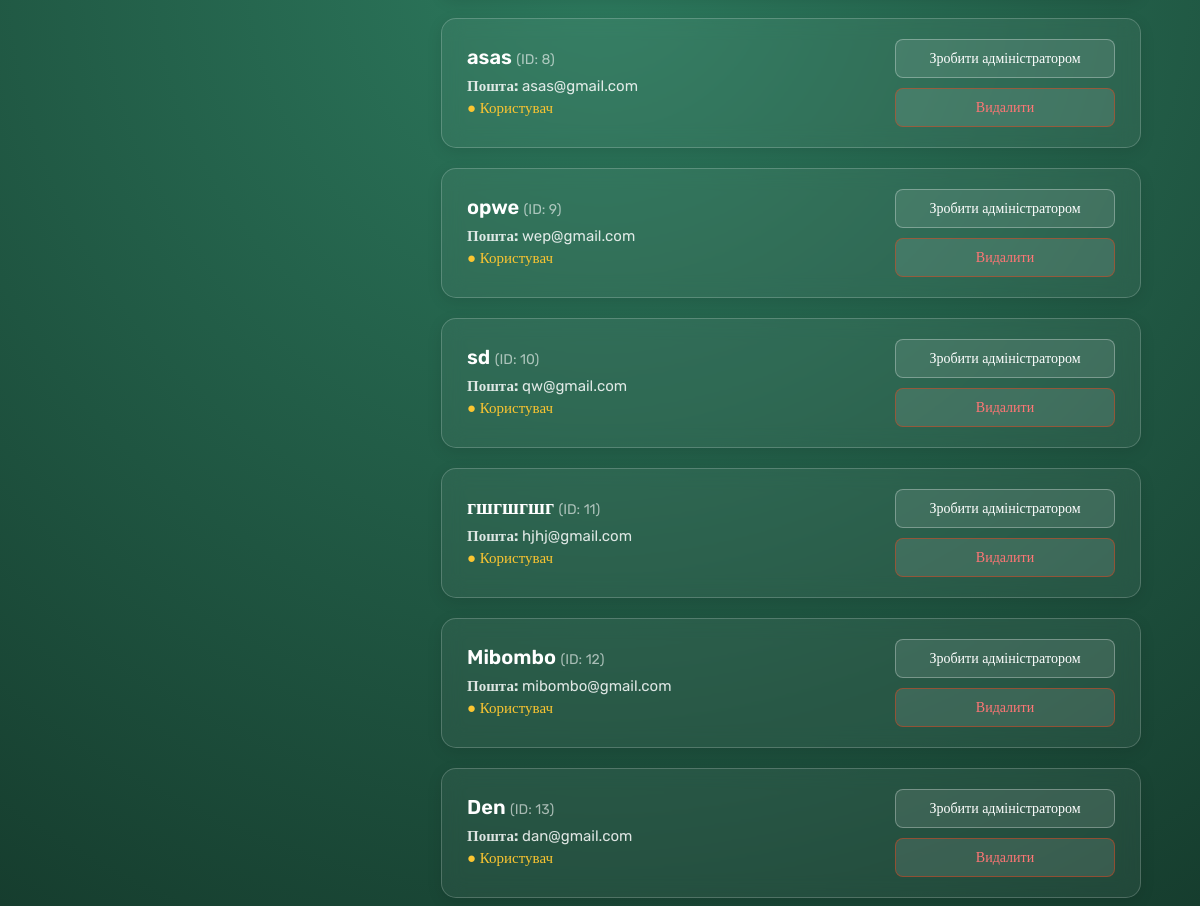
/all_users (signed in, lower part), run on an earlier commit of the app's database.
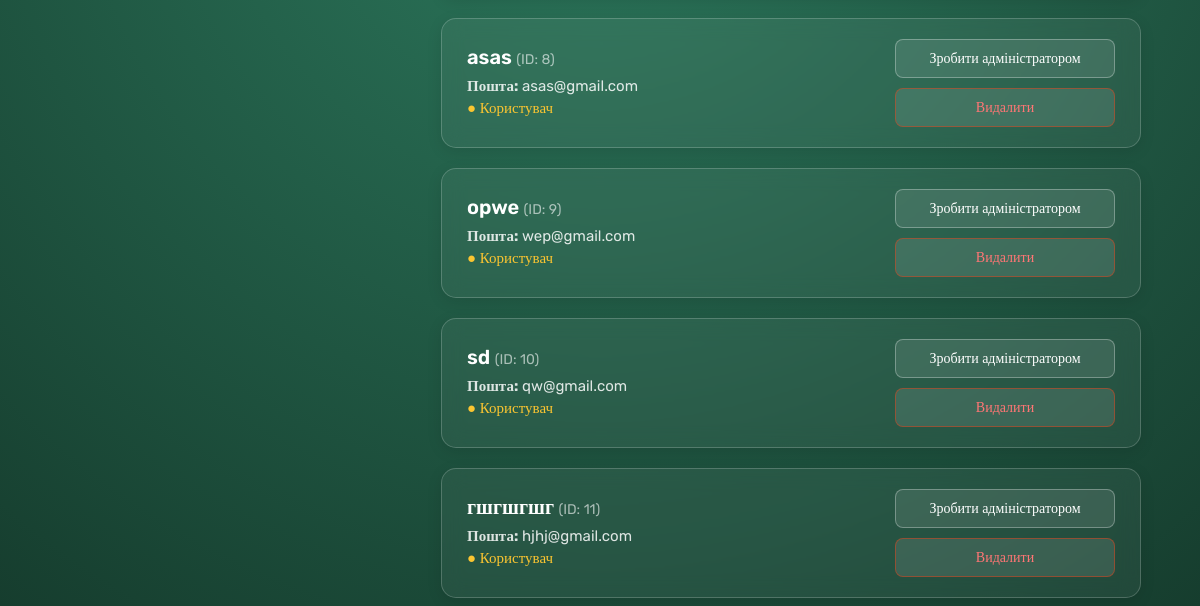
And on a later commit of the database.
### DB.py (models this page shows, shortened)
class User(UserMixin, db.Model):
    id = db.Column(db.Integer, primary_key=True)
    isAdmin = db.Column(db.Boolean, default=False)
    username = db.Column(db.String(150), unique=True, nullable=False)
    gmail = db.Column(db.String(150), unique=True, nullable=False)
    password_hash = db.Column(db.String(256), nullable=False)

### app.py (the view)
@app.route('/all_users', methods=['POST', 'GET'])
@login_required
@admin_required
def all_users():
    sort_by = request.args.get('sort', 'id')
    order = request.args.get('order', 'asc')
    valid_columns = ['id', 'username', 'gmail', 'isAdmin']
    if sort_by in valid_columns:
        column = getattr(User, sort_by)
        if order == 'desc':
            users = User.query.order_by(column.desc()).all()
        else:
            users = User.query.order_by(column.asc()).all()
    else:
        users = User.query.all()
    return render_template('all_user.html', users=users)

### app.py (called while the page is built)
@login_manager.user_loader
def load_user(user_id):
    return User.query.get(int(user_id))

### templates/all_user.html (shortened to what this page needs)
<!DOCTYPE html>
<html lang="en">
<head>
    <link rel="stylesheet" href="{{ url_for('static', filename='styles/admin-style.css') }}">
    <link rel="stylesheet" href="{{ url_for('static', filename='styles/btn-style.css')}}">
</head>
<body style="background: radial-gradient(circle at center, #2d7a5e 0%, #163d2e 100%);">
    <div style="display: flex; justify-content: center; width: 100%; gap: 40px;">
        <main class="users-container">
            {% for user in users %}
            <div class="user-card">
                <div class="user-info">
                    <h3>{{ user.username }} <span style="font-size: 14px; font-weight: normal; opacity: 0.6;">(ID: {{ user.id }})</span></h3>
                    <p><strong>Пошта:</strong> {{ user.gmail }}</p>
                    {% if user.isAdmin %}
                        <p class="status-admin">● Адміністратор</p>
                    {% else %}
                        <p class="status-user">● Користувач</p>
                    {% endif %}
                </div>
                <div class="user-actions">
                    <form action="{{ url_for('toggle_admin', id=user.id) }}" method="POST" style="margin: 0;">
                        <button type="submit" class="action-btn" onclick="return confirm('Ви впевнені?')">
                            {% if user.isAdmin %}
                                Зробити користувачем
                            {% else %}
                                Зробити адміністратором
                            {% endif %}
                        </button>
                    </form>
                    <form action="{{ url_for('delete_user', id=user.id) }}" method="POST" style="margin: 0;">
                        <button type="submit" class="action-btn delete-btn" onclick="return confirm('Ви впевнені?')">Видалити</button>
                    </form>
                </div>
            </div>
            {% endfor %}
        </main>
    </div>
</body>
</html>

What changed in the data, as far as the page shows it:
removed User: username "Mibombo", id "12", gmail "mibombo@gmail.com", isAdmin "● Користувач"
removed User: username "Den", id "13", gmail "dan@gmail.com", isAdmin "● Користувач"
